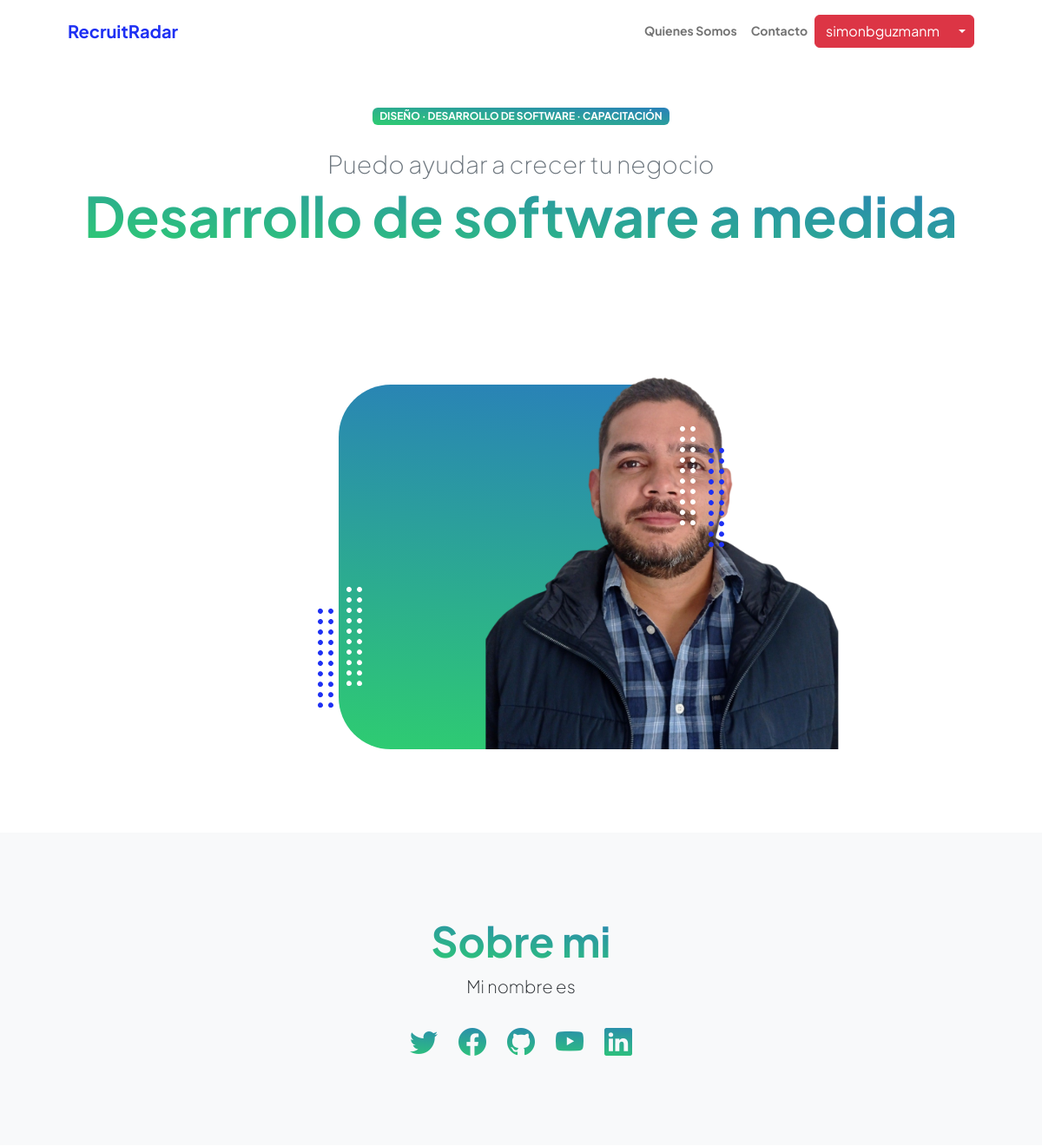
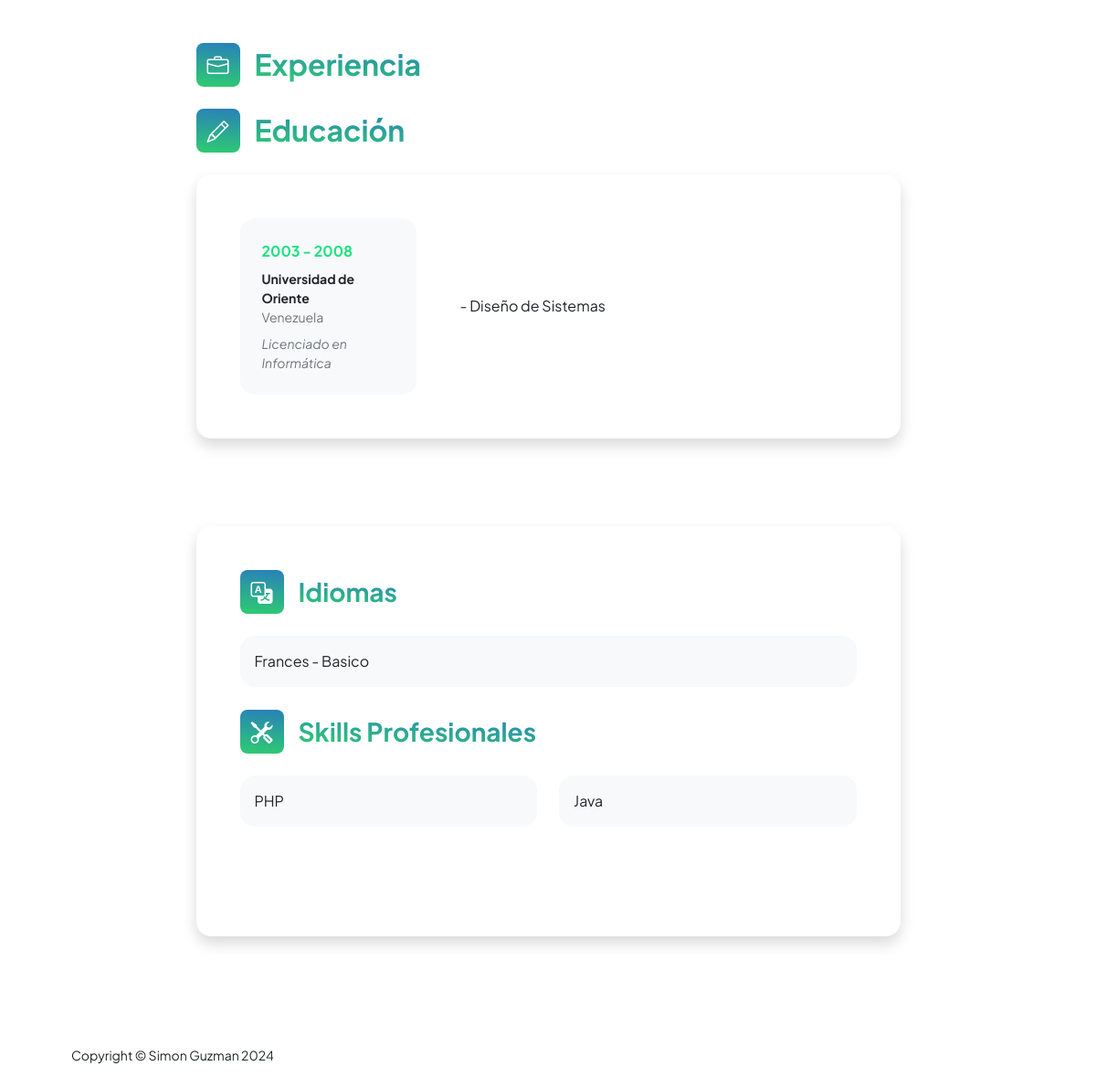
/appUsers/perfil (signed in), run on the app's committed database (2 pictures, top to bottom).
### appUsers/models.py (models this page shows, shortened)
class Educacion(models.Model):
    user = models.ForeignKey(User, on_delete=models.CASCADE, null=True)
    institucion = models.CharField(max_length=100)
    titulo = models.CharField(max_length=100)
    description = models.CharField(max_length=1000)
    pais = models.CharField(max_length=50)
    periodo_inicio = models.IntegerField()
    periodo_fin = models.IntegerField(null=True, blank=True)

class Idiomas(models.Model):
    user = models.ForeignKey(User, on_delete=models.CASCADE, null=True)
    idioma = models.CharField(max_length=50)
    nivel = models.CharField(max_length=20)

class Skills(models.Model):
    user = models.ForeignKey(User, on_delete=models.CASCADE, null=True)
    aptitud = models.CharField(max_length=50)

### appUsers/views.py (the view)
# urls.py: path('perfil',views.perfil,name="Perfil"),
@login_required
def perfil(request):
    experiencias = ExperienciaLaboral.objects.filter(user=request.user)
    estudios = Educacion.objects.filter(user=request.user)
    perfil=DataUsuario.objects.filter(user=request.user)
    skills = Skills.objects.filter(user=request.user)
    idiomas = Idiomas.objects.filter(user=request.user)
    return render(request,"appUsers/perfil.html",{"experiencias":experiencias,"estudios":estudios,"idiomas":idiomas,"perfil":perfil,"skills":skills})

### appUsers/templates/appUsers/perfil.html (shortened to what this page needs)
{% extends "appUsers/base.html" %}
{% load static %}
{% block datosDinamicos %}
<header class="py-5">
    <div class="container px-5 pb-5">
        <div class="row gx-5 align-items-center">
            <div class="col-xxl-5">
                <div class="text-center text-xxl-start">
                    <div class="badge bg-gradient-primary-to-secondary text-white mb-4"><div class="text-uppercase">Diseño &middot; Desarrollo de Software &middot; Capacitación</div></div>
                    <div class="fs-3 fw-light text-muted">Puedo ayudar a crecer tu negocio</div>
                    <h1 class="display-3 fw-bolder mb-5"><span class="text-gradient d-inline">Desarrollo de software a medida</span></h1>
                </div>
            </div>
            <div class="col-xxl-7">
                <div class="d-flex justify-content-center mt-5 mt-xxl-0">
                    <div class="profile bg-gradient-primary-to-secondary">
                        <img class="profile-img" src="{% static 'assets/profile.png' %}" alt="..." />
                        <div class="dots-1">
                        </div>
                        <div class="dots-2">
                        </div>
                        <div class="dots-3">
                        </div>
                        <div class="dots-4">
                        </div>
                    </div>
                </div>
            </div>
        </div>
    </div>
</header>
<section class="bg-light py-5">
    <div class="container px-5">
        <div class="row gx-5 justify-content-center">
            <div class="col-xxl-8">
                <div class="text-center my-5">
                    <h2 class="display-5 fw-bolder"><span class="text-gradient d-inline">Sobre mi</span></h2>
                    <p class="lead fw-light mb-4">Mi nombre es {{perfil.nombre}} {{perfil.apellido}}</p>
                    <div class="d-flex justify-content-center fs-2 gap-4">
                        {% if perfil.url_twitter != '#' %}
                            <a class="text-gradient" href="{{ perfil.url_twitter }}"><i class="bi bi-twitter"></i></a>
                        {% endif %}
                        {% if perfil.url_facebook != '#' %}
                            <a class="text-gradient" href="{{ perfil.url_facebook }}"><i class="bi bi-facebook"></i></a>
                        {% endif %}
                        {% if perfil.url_github != '#' %}
                            <a class="text-gradient" href="{{ perfil.url_github }}"><i class="bi bi-github"></i></a>
                        {% endif %}
                        {% if perfil.url_youtube != '#' %}
                            <a class="text-gradient" href="{{ perfil.url_youtube }}"><i class="bi bi-youtube"></i></a>
                        {% endif %}
                        {% if perfil.url_linkedin != '#' %}
                            <a class="text-gradient" href="{{ perfil.url_linkedin }}"><i class="bi bi-linkedin"></i></a>
                        {% endif %}
                    </div>
                </div>
            </div>
        </div>
    </div>
</section>
<div class="container px-5 my-5">
    <div class="row gx-5 justify-content-center">
        <div class="col-lg-11 col-xl-9 col-xxl-8">
            <section>
                <div class="d-flex align-items-center mb-4">
                    <div class="feature bg-primary bg-gradient-primary-to-secondary text-white rounded-3 me-3"><i class="bi bi-briefcase"></i></div>
                    <h2 class="fw-bolder mb-0"><span class="text-gradient d-inline">Experiencia</span></h2>
                </div>
            </section>
            <section>
                <div class="d-flex align-items-center mb-4">
                    <div class="feature bg-primary bg-gradient-primary-to-secondary text-white rounded-3 me-3"><i class="bi bi-pencil"></i></div>
                    <h2 class="fw-bolder mb-0"><span class="text-gradient d-inline">Educación</span></h2>
                </div>
                {% for est in estudios %}
                <div class="card shadow border-0 rounded-4 mb-5">
                    <div class="card-body p-5">
                        <div class="row align-items-center gx-5">
                            <div class="col text-center text-lg-start mb-4 mb-lg-0">
                                <div class="bg-light p-4 rounded-4">
                                    <div class="text-secondary fw-bolder mb-2">{{est.periodo_inicio}} - {{est.periodo_fin}}</div>
                                    <div class="mb-2">
                                        <div class="small fw-bolder">{{est.institucion}}</div>
                                        <div class="small text-muted">{{est.pais}}</div>
                                    </div>
                                    <div class="fst-italic">
                                        <div class="small text-muted">{{est.titulo}}</div>
                                    </div>
                                </div>
                            </div>
                            <div class="col-lg-8"><div>{{est.description}}</div></div>
                        </div>
                    </div>
                </div>
                {% endfor%}
            </section>
            <div class="pb-5"></div>
            <section>
                <div class="card shadow border-0 rounded-4 mb-5">
                    <div class="card-body p-5">
                        <div class="mb-0">
                            <div class="d-flex align-items-center mb-4">
                                <div class="feature bg-primary bg-gradient-primary-to-secondary text-white rounded-3 me-3"><i class="bi bi-translate"></i></div>
                                <h3 class="fw-bolder mb-0"><span class="text-gradient d-inline">Idiomas</span></h3>
                            </div>
                            <div class="row row-cols-1 row-cols-md-1">
                                {% for est in idiomas %}
                                <div class="col mb-4 mb-md-0" style="margin-bottom: 5px !important;">
                                    <div class="d-flex align-items-center bg-light rounded-4 p-3 h-100">{{est.idioma}} - {{est.nivel}}</div>
                                </div>
                                {% endfor%}
                            </div>
                        </div>
                        <div class="mb-5" style="margin-top: 20px;">
                            <div class="d-flex align-items-center mb-4">
                                <div class="feature bg-primary bg-gradient-primary-to-secondary text-white rounded-3 me-3"><i class="bi bi-tools"></i></div>
                                <h3 class="fw-bolder mb-0"><span class="text-gradient d-inline">Skills Profesionales</span></h3>
                            </div>
                            <div class="row">
                                {% for est in skills %}
                                    <div class="col mb-4">
                                        <div class="d-flex align-items-center bg-light rounded-4 p-3 h-100">{{ est.aptitud }}</div>
                                    </div>
                                    {% if forloop.counter|divisibleby:3 or forloop.last %}
                                        </div>{% if not forloop.last %}<div class="row">{% endif %}
                                    {% endif %}
                                {% endfor %}
                            </div>
                        </div>
                    </div>
                </div>
        </div>
    </div>
{% endblock %}

### appUsers/templates/appUsers/base.html (shortened to what this page needs)
<!DOCTYPE html>
<html lang="en">
    <head>
        {% load static %}
        <link rel="stylesheet" href="https://cdnjs.cloudflare.com/ajax/libs/font-awesome/6.0.0/css/all.min.css">
        <link href="https://cdn.jsdelivr.net/npm/bootstrap-icons@1.8.1/font/bootstrap-icons.css" rel="stylesheet" />
        <link href="{% static 'css/styles.css' %}" rel="stylesheet" />
    </head>
    <body class="d-flex flex-column h-100">
        <main class="flex-shrink-0">
            <nav class="navbar navbar-expand-lg navbar-light bg-white py-3">
                <div class="container px-5">
                    <a class="navbar-brand" href="{% url 'Home' %}"><span class="fw-bolder text-primary">RecruitRadar</span></a>
                    <div class="collapse navbar-collapse" id="navbarSupportedContent">
                        <ul class="navbar-nav ms-auto mb-2 mb-lg-0 small fw-bolder">
                            <li class="nav-item"><a class="nav-link" href="{% url 'Aboutme' %}">Quienes Somos</a></li>
                            <li class="nav-item"><a class="nav-link" href="{% url 'Contact' %}">Contacto</a></li>
                            {% if request.user.is_authenticated %}
                            <div class="btn-group">
                                <button type="button" class="btn btn-danger">{{ request.user.username}}</button>
                                <button type="button" class="btn btn-danger dropdown-toggle dropdown-toggle-split" data-bs-toggle="dropdown" aria-expanded="false">
                                </button>
                              </div>
                            {% else %}
                                <li class="nav-item"><a class="nav-link" href="{% url 'Login' %}">Iniciar Sesión</a></li>
                                <li class="nav-item"><a class="nav-link" href="{% url 'Register' %}">Registrar</a></li>
                            {% endif %}
                        </ul>
                    </div>
                </div>
            </nav>
            {% block datosDinamicos %}
            {% endblock %}
        </main>
        <footer class="bg-white py-4 mt-auto">
            <div class="container px-5">
                <div class="row align-items-center justify-content-between flex-column flex-sm-row">
                    <div class="col-auto"><div class="small m-0">Copyright &copy; Simon Guzman 2024</div></div>
                </div>
            </div>
        </footer>
    </body>
</html>

### data on the page
Educacion: periodo_inicio "2003", periodo_fin "2008", institucion "Universidad de Oriente", pais "Venezuela", titulo "Licenciado en Informática", description "- Diseño de Sistemas"
Idiomas: idioma "Frances", nivel "Basico"
Skills: aptitud "PHP"
Skills: aptitud "Java"

### other printed values
{{ request.user.username }} "simonbguzmanm"
